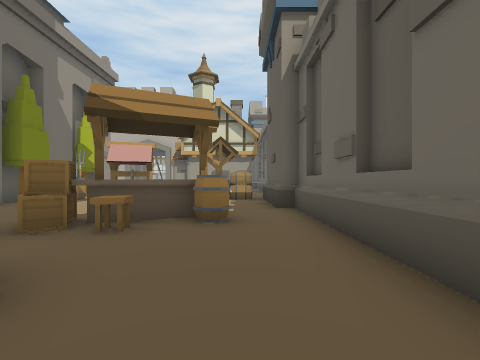
[1] (above)

16 first-person views from a walk through a 3-D level made in the Unity game engine. The camera is 1.5 m above the floor, looks level and sees 90° across. The floor is counted in squares, 2 m on a side. Each view is taken from the middle of a square. On the plan, view 1 faces up. The plan holds only what a view shows up to about 9 squares ahead; the rest is blank. The place goes on beyond the plan. The player character is not drawn. Some animated figures are left out.

[2]
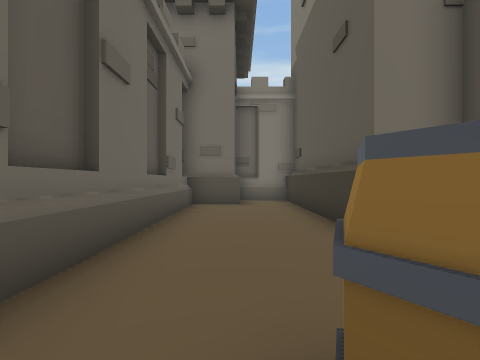

[3]
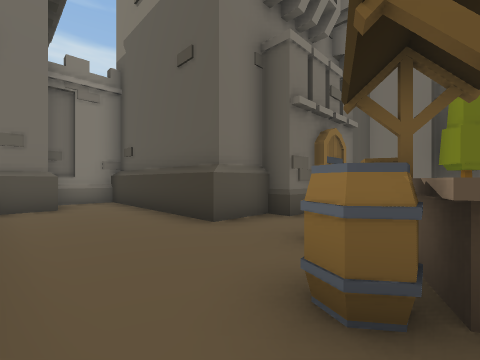

[4]
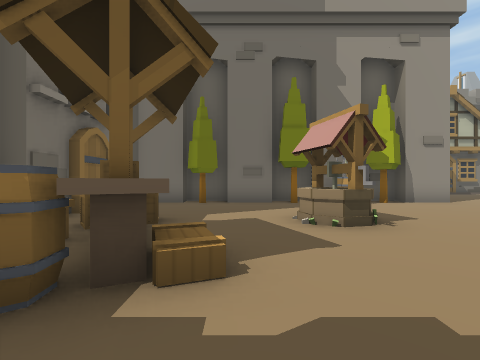

[5]
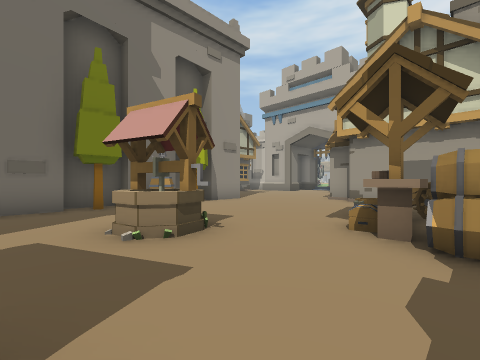

[6]
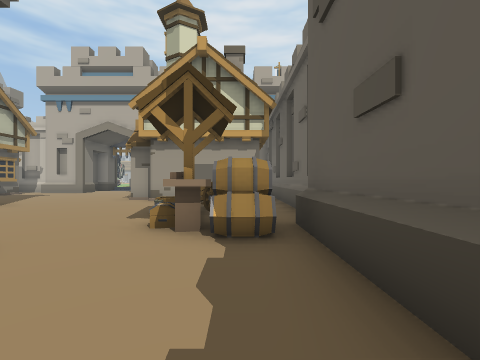

[7]
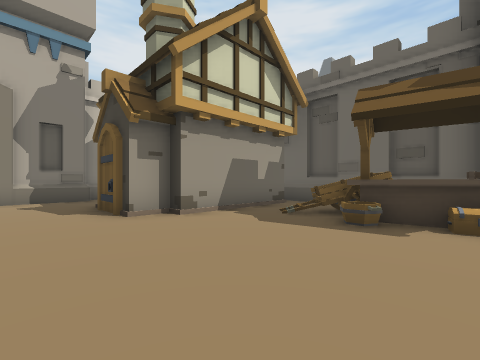

[8]
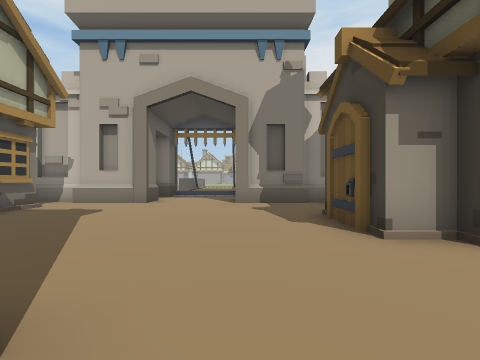

[9]
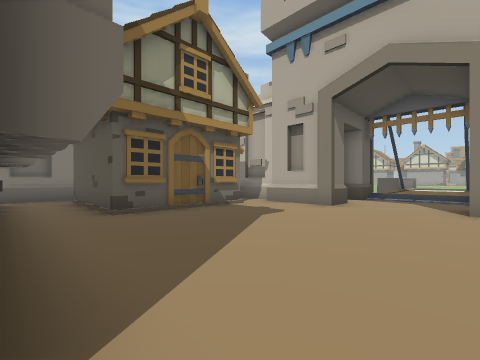

[10]
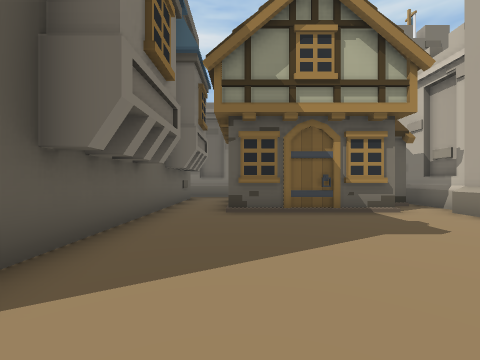

[11]
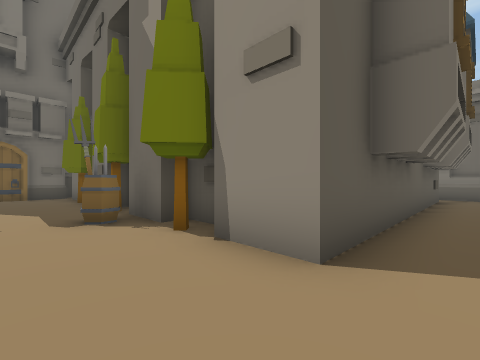

[12]
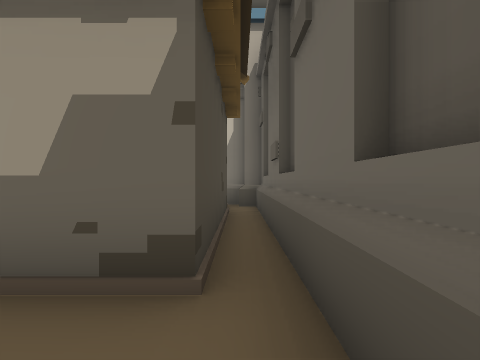

[13]
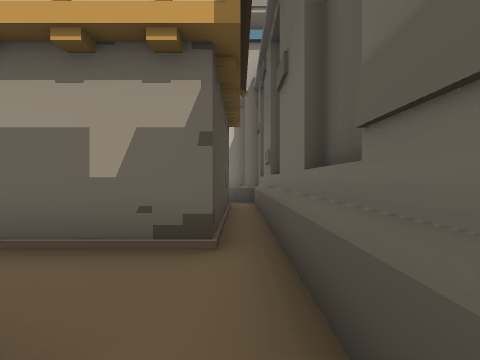

[14]
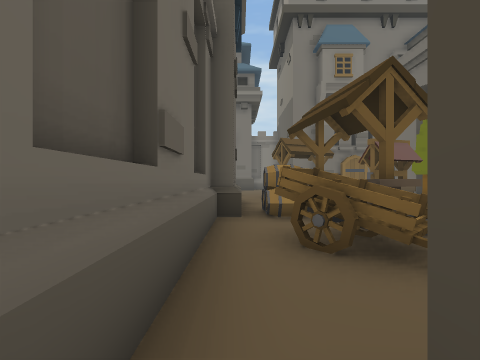

[15]
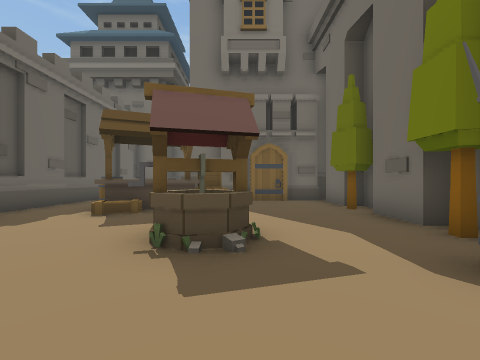

[16]
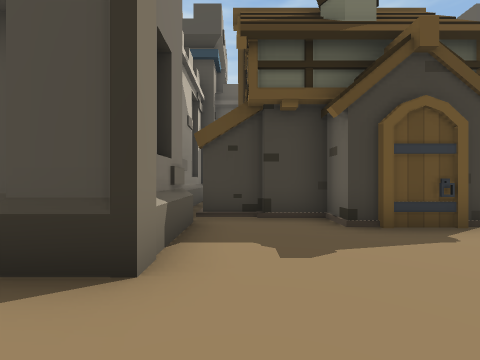

### Floor plan
Key: @ floor where view 1 was taken; # wall or solid block; x gap in a wall; . floor; / step, stairs or slope; = window, fence, low wall or low ledge; ^ raised ledge.
Columns run from 17 left of view 1 to 2 right of it. Each row starts with its distance up from view 1.
 23          ..##
 22         ....#
 21    #### #..####   ^
 20    ...###..#########
 19     #.........#  #.#
 18     ##........#  #.#
 17      #.......##  #.#
 16      #.......##  #.#
 15 #.####.......#####.#
 14 #..................#
 13 #.#########...../..#
 12          ##.....=#.#
 11           #.....^..#
 10           #.....^#x#
  9           ##.....#^
  8           #..##...#
  7           #.......^#
  6           #.....=..#
  5           #...#^#..#
  4           #...#^...#
  3           #........#
  2           ####.....#
  1              ###...#
  0                #.@.#
 -1                #...#
 -2                #...#
 -3                #.###
 -4                ###

Where each view was taken, in squares from view 1:
view 1: 0 up, 0 right, facing up
view 2: 5 up, 0 right, facing down
view 3: 5 up, 1 right, facing down-left
view 4: 6 up, 1 right, facing left
view 5: 6 up, 0 right, facing up-left
view 6: 6 up, 0 right, facing up
view 7: 10 up, 6 left, facing up-right
view 8: 12 up, 6 left, facing up
view 9: 13 up, 6 left, facing up-left
view 10: 15 up, 6 left, facing left
view 11: 14 up, 5 left, facing down-left
view 12: 13 up, 1 right, facing up
view 13: 12 up, 1 right, facing up
view 14: 15 up, 1 right, facing down
view 15: 11 up, 4 left, facing down
view 16: 19 up, 8 left, facing right
